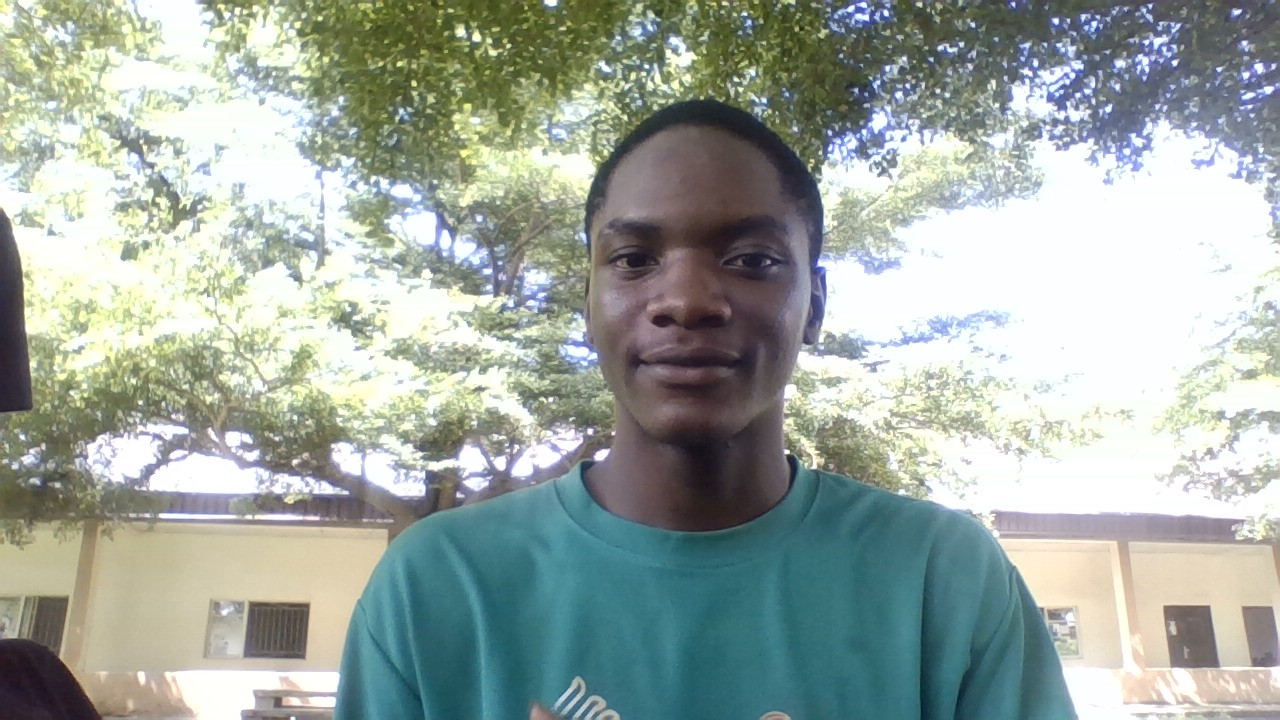
#> input picture travis.jpg, 1280 x 720 px
$ python picture.py
#> lines starting #> are read from the running program, lines starting #| are printed output that depends on the picture; after the words box and inside, x2 and y2 are one past the last pixel; in counts of white or black regions, pixels touching at a corner belong together
import cv2

face_haar_cascade = cv2.CascadeClassifier('haarcascade_frontalface_default.xml')

image = cv2.imread('travis.jpg')
#> image is the input picture: shape (720, 1280, 3); mean B, G, R 162.1, 169.2, 159.3

grey = cv2.cvtColor(image, cv2.COLOR_BGR2GRAY)
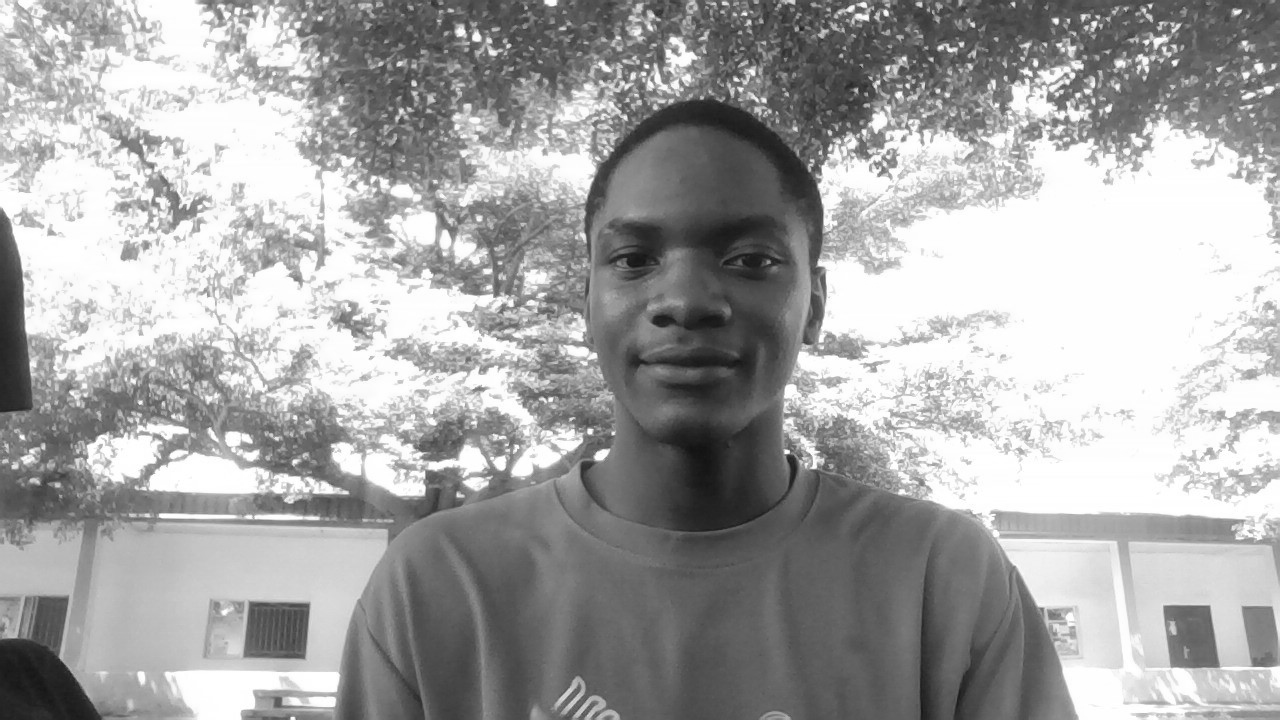
#> grey: shape (720, 1280); min 18, max 255, mean 165.4

# cv2.imshow("Grey", grey)

# cv2.waitKey(0)

faces = face_haar_cascade.detectMultiScale(grey, 1.1, 4)
#> faces = [[232, 33, 144, 144], [554, 147, 263, 263]]
for (x, y, w, h) in faces:
    cv2.rectangle(image, (x, y), (x + w, y + h), (0, 255, 0), 5)
#> this loop made 2 passes
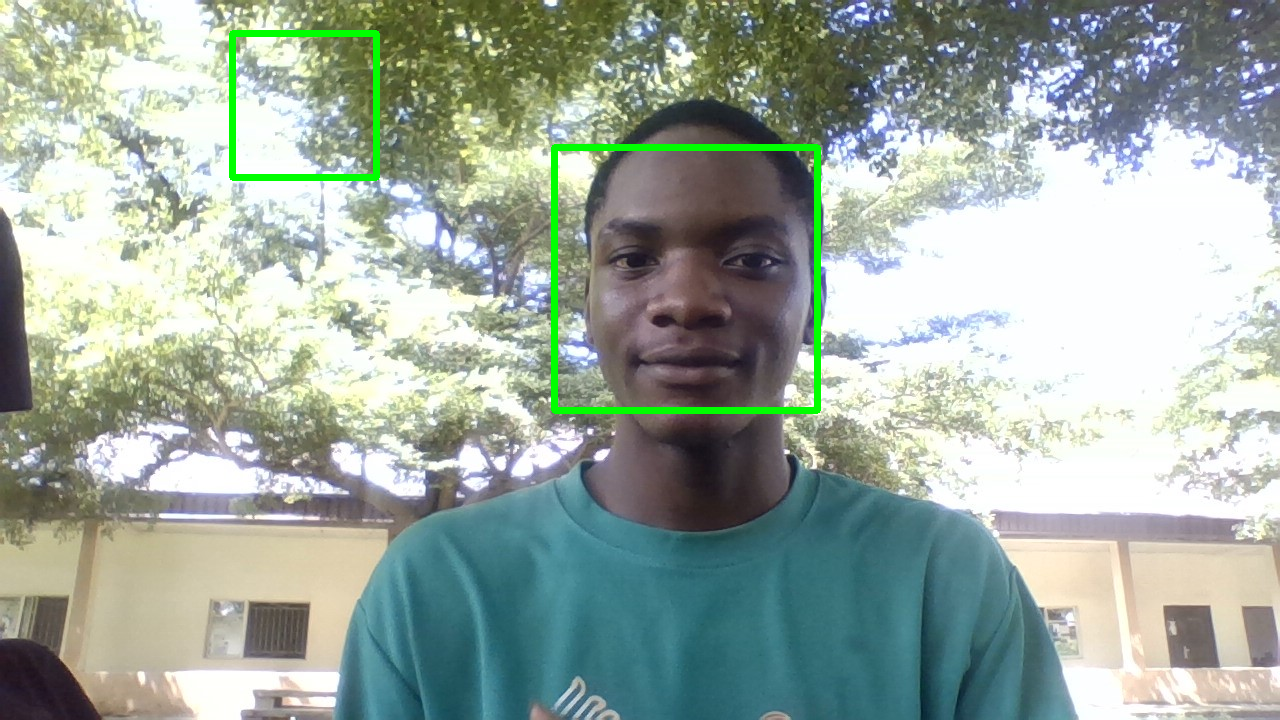
#> image: shape (720, 1280, 3); 1.23% of pixels changed, all inside (x1, y1, x2, y2) = (229, 30, 821, 414)

cv2.imshow("Faces", image)
cv2.waitKey(0)
